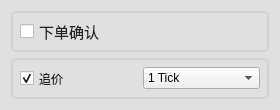
<?xml version="1.0" encoding="UTF-8"?>
<ui version="4.0">
 <class>configForm</class>
 <widget class="QWidget" name="configForm">
  <property name="geometry">
   <rect>
    <x>0</x>
    <y>0</y>
    <width>280</width>
    <height>110</height>
   </rect>
  </property>
  <property name="minimumSize">
   <size>
    <width>280</width>
    <height>110</height>
   </size>
  </property>
  <property name="maximumSize">
   <size>
    <width>280</width>
    <height>110</height>
   </size>
  </property>
  <property name="windowTitle">
   <string>设置</string>
  </property>
  <property name="styleSheet">
   <string notr="true">.QWidget{background-color: rgb(224, 224, 224);}
</string>
  </property>
  <layout class="QVBoxLayout" name="verticalLayout">
   <item>
    <widget class="QWidget" name="orderTipWidget" native="true">
     <property name="styleSheet">
      <string notr="true">.QWidget{
	border-radius:5px;
	border:2px solid rgb(210, 210, 210);
}</string>
     </property>
     <layout class="QVBoxLayout" name="verticalLayout_2">
      <item>
       <widget class="QCheckBox" name="checkOrderTip">
        <property name="font">
         <font>
          <family>微软雅黑</family>
          <pointsize>11</pointsize>
          <weight>9</weight>
          <italic>false</italic>
          <bold>false</bold>
         </font>
        </property>
        <property name="styleSheet">
         <string notr="true">color: rgb(34, 34, 34);
font: 75 11pt &quot;微软雅黑&quot;;</string>
        </property>
        <property name="text">
         <string>下单确认</string>
        </property>
       </widget>
      </item>
     </layout>
    </widget>
   </item>
   <item>
    <widget class="QWidget" name="tickWidget" native="true">
     <property name="styleSheet">
      <string notr="true">.QWidget{
	border-radius:5px;
	border:2px solid rgb(210, 210, 210);
}</string>
     </property>
     <layout class="QHBoxLayout" name="horizontalLayout_2">
      <item>
       <widget class="QCheckBox" name="tickCheckBox">
        <property name="styleSheet">
         <string notr="true">color: rgb(34, 34, 34);
font: 75 11pt &quot;微软雅黑&quot;;</string>
        </property>
        <property name="text">
         <string>追价</string>
        </property>
        <property name="checked">
         <bool>true</bool>
        </property>
       </widget>
      </item>
      <item>
       <widget class="QComboBox" name="tickComboBox">
        <property name="editable">
         <bool>false</bool>
        </property>
        <property name="currentIndex">
         <number>0</number>
        </property>
        <property name="duplicatesEnabled">
         <bool>false</bool>
        </property>
        <item>
         <property name="text">
          <string>1 Tick</string>
         </property>
        </item>
        <item>
         <property name="text">
          <string>2 Tick</string>
         </property>
        </item>
        <item>
         <property name="text">
          <string>3 Tick</string>
         </property>
        </item>
       </widget>
      </item>
     </layout>
    </widget>
   </item>
  </layout>
 </widget>
 <resources/>
 <connections/>
</ui>
